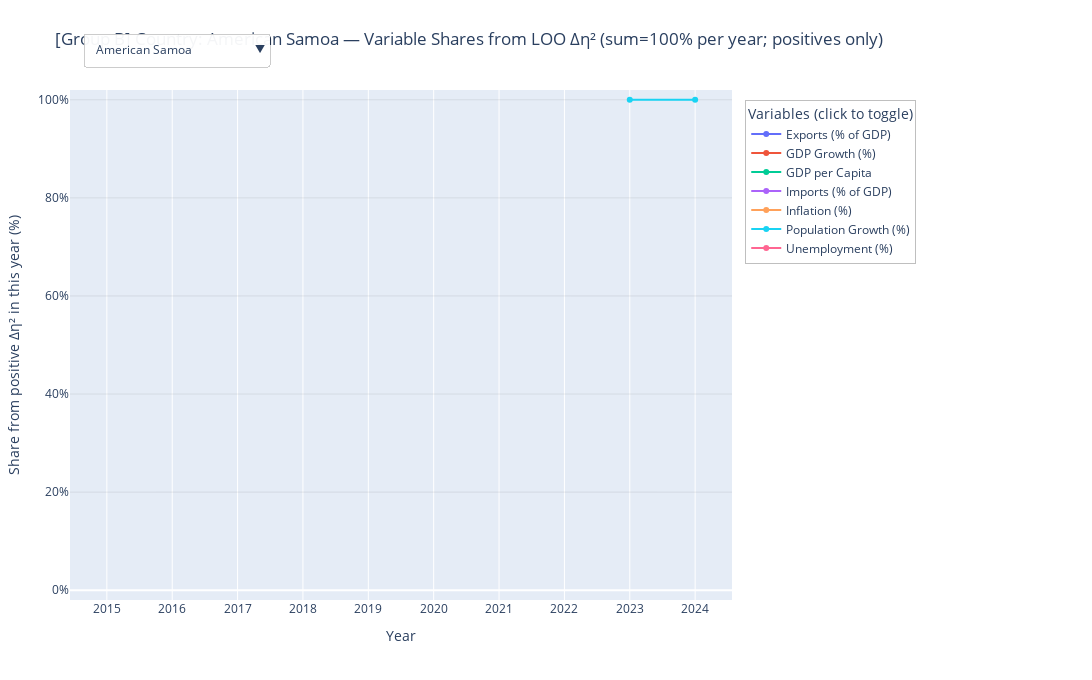

The cell this chart's notebook holds for it:
### Markdown cell above
## 2.2 B

### Code cell
# ============================
# Group A：每国×年×变量的 “去掉该国后该变量的 η² 损失(LOO Δη²)” 与占比
# - 计算 η² 时仍使用全体国家，以保持 A/B/C 分组可分性的含义
# - 仅为 Group A 国家产出明细与可视化
# - 不做任何填补
# ============================

import os
import numpy as np
import pandas as pd
import plotly.graph_objects as go

# ---------- 参数
TARGET_GROUP_PREFIX = "Group B"   # 只输出这个前缀的组别国家

# ---------- 读取数据
CANDIDATES = ["WDI_Grouped.csv", "/mnt/data/WDI_Grouped.csv"]
csv_path = next((p for p in CANDIDATES if os.path.exists(p)), None)
if csv_path is None:
    raise FileNotFoundError("WDI_Grouped.csv not found. Put it next to the notebook or in /mnt/data/")

df = pd.read_csv(csv_path)
assert "Country Name" in df.columns
assert "Year" in df.columns and "Group" in df.columns

df["Year"] = pd.to_numeric(df["Year"], errors="coerce").astype("Int64")
# 如需限制时间窗口，可打开下一行
# df = df[(df["Year"] >= 2015) & (df["Year"] <= 2024)].copy()

# ---------- 变量映射（按你的列名）
raw_to_label = {
    "Exports_GDP_percent": "Exports (% of GDP)",
    "GDP growth (annual %)": "GDP Growth (%)",
    "GDP_per_capita":      "GDP per Capita",
    "Imports_GDP_percent": "Imports (% of GDP)",
    "Inflation, consumer prices (annual %)": "Inflation (%)",
    "Population_growth_percent": "Population Growth (%)",
    "Unemployment, total (% of total labor force) (national estimate)": "Unemployment (%)",
}
ind_cols    = list(raw_to_label.keys())
disp_labels = [raw_to_label[c] for c in ind_cols]

# ---------- 转成长表（仅删除缺失，不做任何填补）
long = df[["Country Name", "Year", "Group", *ind_cols]].melt(
    id_vars=["Country Name", "Year", "Group"],
    value_vars=ind_cols,
    var_name="Variable_raw",
    value_name="Value"
).rename(columns={"Country Name": "Country"})
long["Variable"] = long["Variable_raw"].map(raw_to_label)
long = long[long["Value"].notna() & long["Group"].notna() & long["Country"].notna()].copy()
long["Value"] = long["Value"].astype(float)

# ---------- η² 计算（基于整体样本），并做“留一国”重算
def _eta2_from_stats(N, sum_x, sum_sq, mu, grp_n, grp_mu):
    ss_total   = sum_sq - N * (mu ** 2)
    if ss_total <= 0:
        return np.nan
    ss_between = float(np.sum(grp_n * (grp_mu - mu) ** 2))
    return ss_between / ss_total

def loo_eta2_contrib_one_panel(panel: pd.DataFrame, target_prefix: str):
    """
    panel: 单个 (Year, Variable) 的子表，列含 [Country, Group, Year, Variable, Value]
    返回：仅包含 Group 以 target_prefix 开头的国家的 LOO 结果
    """
    x = panel["Value"].to_numpy(float)
    g = panel["Group"].to_numpy(object)
    c = panel["Country"].to_numpy(object)

    N = x.shape[0]
    if N < 3:
        return pd.DataFrame(columns=[
            "Country","Group","Year","Variable","Value",
            "eta2_all","eta2_loo","delta_eta2","delta_eta2_pos"
        ])

    sum_x  = float(np.sum(x))
    sum_sq = float(np.sum(x * x))
    mu     = sum_x / N

    # 分组统计（基于整体样本）
    grp_df  = panel.groupby("Group", dropna=False)["Value"].agg(["count","mean"])
    grp_idx = grp_df.index.to_numpy(object)
    grp_n   = grp_df["count"].to_numpy(float)
    grp_mu  = grp_df["mean"].to_numpy(float)

    eta2_all = _eta2_from_stats(N, sum_x, sum_sq, mu, grp_n, grp_mu)

    # 只保留“要输出的行”的索引（属于目标组前缀）
    keep_idx = [i for i, gi in enumerate(g) if isinstance(gi, str) and gi.startswith(target_prefix)]
    if not keep_idx:
        return pd.DataFrame(columns=[
            "Country","Group","Year","Variable","Value",
            "eta2_all","eta2_loo","delta_eta2","delta_eta2_pos"
        ])

    # 准备查表
    g2n  = dict(zip(grp_idx, grp_n))
    g2mu = dict(zip(grp_idx, grp_mu))

    rows = []
    year_val = int(panel["Year"].iloc[0])
    var_val  = panel["Variable"].iloc[0]

    for i in keep_idx:
        xi  = x[i]
        gi  = g[i]
        ci  = c[i]

        N1 = N - 1
        if N1 < 2:
            eta2_loo = np.nan
        else:
            # 整体 after removing i
            sum_x1  = sum_x - xi
            sum_sq1 = sum_sq - xi * xi
            mu1     = sum_x1 / N1
            ss_total1 = sum_sq1 - N1 * (mu1 ** 2)

            if ss_total1 <= 0:
                eta2_loo = np.nan
            else:
                # 组间平方和 after removing i（仅该国所在组会变化）
                ss_between1 = 0.0
                for gj in grp_idx:
                    nj = g2n[gj]
                    muj = g2mu[gj]
                    if gj == gi:
                        if nj <= 1:  # 该组只剩这一个，移除后组空，跳过
                            continue
                        nj1  = nj - 1
                        muj1 = (nj * muj - xi) / nj1
                        ss_between1 += nj1 * (muj1 - mu1) ** 2
                    else:
                        ss_between1 += nj * (muj - mu1) ** 2

                eta2_loo = float(ss_between1 / ss_total1)

        delta = (eta2_all - eta2_loo) if (np.isfinite(eta2_all) and np.isfinite(eta2_loo)) else np.nan
        rows.append({
            "Country": ci,
            "Group":   gi,
            "Year":    year_val,
            "Variable": var_val,
            "Value":   xi,
            "eta2_all": eta2_all,
            "eta2_loo": eta2_loo,
            "delta_eta2": delta,
            "delta_eta2_pos": max(delta, 0.0) if np.isfinite(delta) else np.nan,
        })

    return pd.DataFrame(rows)

# ---------- 主循环：遍历 (Year, Variable) 面板，拼接仅 Group A 的行
parts = []
for (y, v), sub in long.groupby(["Year", "Variable"], sort=False):
    parts.append(loo_eta2_contrib_one_panel(
        sub[["Country","Group","Year","Variable","Value"]].copy(),
        TARGET_GROUP_PREFIX
    ))
country_eta_influence = pd.concat(parts, ignore_index=True)

# ---------- 在“国家×年”内把正向 Δη² 归一为占比（和=100）
country_eta_influence["sum_pos"] = (country_eta_influence
                                    .groupby(["Country","Year"])["delta_eta2_pos"]
                                    .transform("sum"))

country_eta_influence["share_pos_pct"] = np.where(
    (country_eta_influence["sum_pos"] > 0) & country_eta_influence["delta_eta2_pos"].notna(),
    country_eta_influence["delta_eta2_pos"] / country_eta_influence["sum_pos"] * 100.0,
    np.nan
)

# 只保留关心的列并排序
country_eta_influence = (country_eta_influence[[
    "Country","Year","Group","Variable","Value",
    "eta2_all","eta2_loo","delta_eta2","delta_eta2_pos","share_pos_pct"
]]
 .sort_values(["Country","Year","Variable"])
 .reset_index(drop=True))

# ---------- 宽表（每国×年一行，7 列是 share_pos_pct）
country_share_pct = (country_eta_influence
                     .pivot_table(index=["Country","Year"],
                                  columns="Variable",
                                  values="share_pos_pct",
                                  aggfunc="first")
                     .reset_index())

# ============================
# 可视化：仅列出 Group A 国家（按 share_pos_pct，和=100%/年）
# ============================
years_all = sorted(country_eta_influence["Year"].dropna().unique().astype(int).tolist())
countries = sorted(country_eta_influence["Country"].dropna().unique().tolist())
if not countries:
    raise ValueError(f"No countries in {TARGET_GROUP_PREFIX} after filtering.")

init_country = countries[0]

def arrays_for_country(country: str):
    ylist, cdlist = [], []
    cdf = country_eta_influence[country_eta_influence["Country"] == country]
    for var in disp_labels:
        vdf = cdf[cdf["Variable"] == var]
        mp_share = dict(zip(vdf["Year"], vdf["share_pos_pct"]))
        mp_val   = dict(zip(vdf["Year"], vdf["Value"]))
        mp_group = dict(zip(vdf["Year"], vdf["Group"]))
        mp_signed= dict(zip(vdf["Year"], vdf["delta_eta2"]))  # 便于 Hover 看正负
        y_arr, cd_arr = [], []
        for y in years_all:
            s = mp_share.get(y, np.nan)
            v = mp_val.get(y,   np.nan)
            g = mp_group.get(y, None)
            d = mp_signed.get(y, np.nan)
            y_arr.append(float(s) if pd.notna(s) else None)
            cd_arr.append([y,
                           (float(s) if pd.notna(s) else None),
                           (float(v) if pd.notna(v) else None),
                           g,
                           (float(d) if pd.notna(d) else None)])
        ylist.append(y_arr)
        cdlist.append(cd_arr)
    return ylist, cdlist

init_y, init_cd = arrays_for_country(init_country)
fig = go.Figure()

hover_tmpl = (
    "Year: %{customdata[0]}<br>"
    "Share (Δη²>0, normalized): %{customdata[1]:.2f}%<br>"
    "Value: %{customdata[2]:.6g}<br>"
    "Group: %{customdata[3]}<br>"
    "Signed Δη²: %{customdata[4]:.4f}<extra></extra>"
)

for i, var in enumerate(disp_labels):
    fig.add_trace(go.Scatter(
        x=years_all,
        y=init_y[i],
        customdata=init_cd[i],
        mode="lines+markers",
        name=var,
        hovertemplate=hover_tmpl,
        line=dict(width=2),
        marker=dict(size=6),
        connectgaps=False
    ))

buttons = []
for c in countries:
    ys, cds = arrays_for_country(c)
    buttons.append(dict(
        label=c,
        method="update",
        args=[
            {"y": ys, "customdata": cds},
            {"title": f"[{TARGET_GROUP_PREFIX}] Country: {c} — Variable Shares from LOO Δη² (sum=100% per year; positives only)"}
        ]
    ))

fig.update_layout(
    title=f"[{TARGET_GROUP_PREFIX}] Country: {init_country} — Variable Shares from LOO Δη² (sum=100% per year; positives only)",
    xaxis_title="Year",
    yaxis_title="Share from positive Δη² in this year (%)",
    xaxis=dict(
        tickmode="array",
        tickvals=years_all,
        ticktext=[str(y) for y in years_all],
        dtick=1,
        rangeslider=dict(visible=False),
        rangeselector=dict(visible=False)
    ),
    yaxis=dict(range=[-2, 102], ticksuffix="%", gridcolor="rgba(0,0,0,0.08)"),
    width=1120, height=680,
    margin=dict(l=70, r=360, t=90, b=80),
    legend=dict(
        title="Variables (click to toggle)",
        orientation="v",
        yanchor="top", y=0.98,
        xanchor="left", x=1.02,
        bgcolor="rgba(255,255,255,0.92)",
        bordercolor="rgba(0,0,0,0.25)", borderwidth=1,
        itemclick="toggle", itemdoubleclick="toggleothers",
        font=dict(size=12),
    ),
    hovermode="x",
    updatemenus=[dict(
        type="dropdown", direction="down", showactive=True,
        x=0.01, xanchor="left", y=1.12, yanchor="top",
        bgcolor="rgba(255,255,255,0.95)",
        bordercolor="rgba(0,0,0,0.2)", borderwidth=1,
        pad={"r": 6, "t": 4, "b": 4, "l": 6},
        buttons=buttons,
    )]
)

fig.show()

# ============================
# 输出数据表（按需保存）
# 1) country_eta_influence : Group A 国家×年×变量的 η²(all)、η²(-i)、Δη²、share_pos_pct
# 2) country_share_pct     : 宽表（画折线方便）
# ============================
# country_eta_influence.to_csv("groupA_country_eta_influence.csv", index=False)
# country_share_pct.to_csv("groupA_country_share_pct.csv", index=False)

### Figure 1 — Plotly figure (JSON) as saved in the notebook; plotly's stock layout.template omitted (floating-point values rounded to 4 significant figures; data arrays with more than 128 entries replaced by an {"elided": "..."} marker saying what was removed)
{"data": [{"connectgaps": false, "customdata": [[2015, null, null, null, null], [2016, null, null, null, null], [2017, null, null, null, null], [2018, null, null, null, null], [2019, null, null, null, null], [2020, null, null, null, null], [2021, null, null, null, null], [2022, null, null, null, null], [2023, null, null, null, null], [2024, null, null, null, null]], "hovertemplate": "Year: %{customdata[0]}<br>Share (Δη²>0, normalized): %{customdata[1]:.2f}%<br>Value: %{customdata[2]:.6g}<br>Group: %{customdata[3]}<br>Signed Δη²: %{customdata[4]:.4f}<extra></extra>", "line": {"width": 2}, "marker": {"size": 6}, "mode": "lines+markers", "name": "Exports (% of GDP)", "type": "scatter", "x": [2015, 2016, 2017, 2018, 2019, 2020, 2021, 2022, 2023, 2024], "y": [null, null, null, null, null, null, null, null, null, null]}, {"connectgaps": false, "customdata": [[2015, null, null, null, null], [2016, null, null, null, null], [2017, null, null, null, null], [2018, null, null, null, null], [2019, null, null, null, null], [2020, null, null, null, null], [2021, null, null, null, null], [2022, null, null, null, null], [2023, null, null, null, null], [2024, null, null, null, null]], "hovertemplate": "Year: %{customdata[0]}<br>Share (Δη²>0, normalized): %{customdata[1]:.2f}%<br>Value: %{customdata[2]:.6g}<br>Group: %{customdata[3]}<br>Signed Δη²: %{customdata[4]:.4f}<extra></extra>", "line": {"width": 2}, "marker": {"size": 6}, "mode": "lines+markers", "name": "GDP Growth (%)", "type": "scatter", "x": [2015, 2016, 2017, 2018, 2019, 2020, 2021, 2022, 2023, 2024], "y": [null, null, null, null, null, null, null, null, null, null]}, {"connectgaps": false, "customdata": [[2015, null, null, null, null], [2016, null, null, null, null], [2017, null, null, null, null], [2018, null, null, null, null], [2019, null, null, null, null], [2020, null, null, null, null], [2021, null, null, null, null], [2022, null, null, null, null], [2023, null, null, null, null], [2024, null, null, null, null]], "hovertemplate": "Year: %{customdata[0]}<br>Share (Δη²>0, normalized): %{customdata[1]:.2f}%<br>Value: %{customdata[2]:.6g}<br>Group: %{customdata[3]}<br>Signed Δη²: %{customdata[4]:.4f}<extra></extra>", "line": {"width": 2}, "marker": {"size": 6}, "mode": "lines+markers", "name": "GDP per Capita", "type": "scatter", "x": [2015, 2016, 2017, 2018, 2019, 2020, 2021, 2022, 2023, 2024], "y": [null, null, null, null, null, null, null, null, null, null]}, {"connectgaps": false, "customdata": [[2015, null, null, null, null], [2016, null, null, null, null], [2017, null, null, null, null], [2018, null, null, null, null], [2019, null, null, null, null], [2020, null, null, null, null], [2021, null, null, null, null], [2022, null, null, null, null], [2023, null, null, null, null], [2024, null, null, null, null]], "hovertemplate": "Year: %{customdata[0]}<br>Share (Δη²>0, normalized): %{customdata[1]:.2f}%<br>Value: %{customdata[2]:.6g}<br>Group: %{customdata[3]}<br>Signed Δη²: %{customdata[4]:.4f}<extra></extra>", "line": {"width": 2}, "marker": {"size": 6}, "mode": "lines+markers", "name": "Imports (% of GDP)", "type": "scatter", "x": [2015, 2016, 2017, 2018, 2019, 2020, 2021, 2022, 2023, 2024], "y": [null, null, null, null, null, null, null, null, null, null]}, {"connectgaps": false, "customdata": [[2015, null, null, null, null], [2016, null, null, null, null], [2017, null, null, null, null], [2018, null, null, null, null], [2019, null, null, null, null], [2020, null, null, null, null], [2021, null, null, null, null], [2022, null, null, null, null], [2023, null, null, null, null], [2024, null, null, null, null]], "hovertemplate": "Year: %{customdata[0]}<br>Share (Δη²>0, normalized): %{customdata[1]:.2f}%<br>Value: %{customdata[2]:.6g}<br>Group: %{customdata[3]}<br>Signed Δη²: %{customdata[4]:.4f}<extra></extra>", "line": {"width": 2}, "marker": {"size": 6}, "mode": "lines+markers", "name": "Inflation (%)", "type": "scatter", "x": [2015, 2016, 2017, 2018, 2019, 2020, 2021, 2022, 2023, 2024], "y": [null, null, null, null, null, null, null, null, null, null]}, {"connectgaps": false, "customdata": [[2015, null, null, null, null], [2016, null, null, null, null], [2017, null, null, null, null], [2018, null, null, null, null], [2019, null, null, null, null], [2020, null, null, null, null], [2021, null, null, null, null], [2022, null, null, null, null], [2023, 100, -1.713, "Group B: Transitional / Mixed", 0.02865], [2024, 100, -1.604, "Group B: Transitional / Mixed", 0.003324]], "hovertemplate": "Year: %{customdata[0]}<br>Share (Δη²>0, normalized): %{customdata[1]:.2f}%<br>Value: %{customdata[2]:.6g}<br>Group: %{customdata[3]}<br>Signed Δη²: %{customdata[4]:.4f}<extra></extra>", "line": {"width": 2}, "marker": {"size": 6}, "mode": "lines+markers", "name": "Population Growth (%)", "type": "scatter", "x": [2015, 2016, 2017, 2018, 2019, 2020, 2021, 2022, 2023, 2024], "y": [null, null, null, null, null, null, null, null, 100, 100]}, {"connectgaps": false, "customdata": [[2015, null, null, null, null], [2016, null, null, null, null], [2017, null, null, null, null], [2018, null, null, null, null], [2019, null, null, null, null], [2020, null, null, null, null], [2021, null, null, null, null], [2022, null, null, null, null], [2023, null, null, null, null], [2024, null, null, null, null]], "hovertemplate": "Year: %{customdata[0]}<br>Share (Δη²>0, normalized): %{customdata[1]:.2f}%<br>Value: %{customdata[2]:.6g}<br>Group: %{customdata[3]}<br>Signed Δη²: %{customdata[4]:.4f}<extra></extra>", "line": {"width": 2}, "marker": {"size": 6}, "mode": "lines+markers", "name": "Unemployment (%)", "type": "scatter", "x": [2015, 2016, 2017, 2018, 2019, 2020, 2021, 2022, 2023, 2024], "y": [null, null, null, null, null, null, null, null, null, null]}], "layout": {"height": 680, "hovermode": "x", "legend": {"bgcolor": "rgba(255,255,255,0.92)", "bordercolor": "rgba(0,0,0,0.25)", "borderwidth": 1, "font": {"size": 12}, "itemclick": "toggle", "itemdoubleclick": "toggleothers", "orientation": "v", "title": {"text": "Variables (click to toggle)"}, "x": 1.02, "xanchor": "left", "y": 0.98, "yanchor": "top"}, "margin": {"b": 80, "l": 70, "r": 360, "t": 90}, "title": {"text": "[Group B] Country: American Samoa — Variable Shares from LOO Δη² (sum=100% per year; positives only)"}, "updatemenus": [{"bgcolor": "rgba(255,255,255,0.95)", "bordercolor": "rgba(0,0,0,0.2)", "borderwidth": 1, "buttons": [{"args": [{"customdata": {"elided": "7x10x5 mixed values"}, "y": [[null, null, null, null, null, null, null, null, null, null], [null, null, null, null, null, null, null, null, null, null], [null, null, null, null, null, null, null, null, null, null], [null, null, null, null, null, null, null, null, null, null], [null, null, null, null, null, null, null, null, null, null], [null, null, null, null, null, null, null, null, 100, 100], [null, null, null, null, null, null, null, null, null, null]]}, {"title": "[Group B] Country: American Samoa — Variable Shares from LOO Δη² (sum=100% per year; positives only)"}], "label": "American Samoa", "method": "update"}, {"args": [{"customdata": {"elided": "7x10x5 mixed values"}, "y": [[null, null, null, null, null, null, null, null, null, 0], [null, null, null, null, null, null, null, null, null, 62.94], [null, null, null, null, null, null, null, null, null, 37.06], [null, null, null, null, null, null, null, null, null, 0], [null, null, null, null, null, null, null, null, null, 0], [null, null, null, null, null, null, null, null, null, 0], [null, null, null, null, null, null, null, null, null, null]]}, {"title": "[Group B] Country: Australia — Variable Shares from LOO Δη² (sum=100% per year; positives only)"}], "label": "Australia", "method": "update"}, {"args": [{"customdata": {"elided": "7x10x5 mixed values"}, "y": [[null, null, null, null, null, null, null, null, null, 8.079], [null, null, null, null, null, null, null, null, null, 0], [null, null, null, null, null, null, null, null, null, 22.87], [null, null, null, null, null, null, null, null, null, 0], [null, null, null, null, null, null, null, null, null, 69.05], [null, null, null, null, null, null, null, null, null, 0], [null, null, null, null, null, null, null, null, null, null]]}, {"title": "[Group B] Country: Brunei Darussalam — Variable Shares from LOO Δη² (sum=100% per year; positives only)"}], "label": "Brunei Darussalam", "method": "update"}, {"args": [{"customdata": {"elided": "7x10x5 mixed values"}, "y": [[0, 0, 0, 0, 0, 0, 0, 0.4849, 0, null], [18.45, 0, 19.37, 94.2, 0, 0.1547, 1.117, 38.44, 0, null], [0, 100, 0.1463, 0.04294, 0, 0, 0, 0, 0, null], [0, 0, 0, 0, 0, 0, 0, 0, 0, null], [0, 0, 10.54, 0, 0, 28.34, 0, 0, 100, null], [3.721, 0, 10.59, 5.752, 100, 10.51, 98.88, 61.08, 0, null], [77.83, 0, 59.35, null, 0, 60.99, 0, null, null, null]]}, {"title": "[Group B] Country: Cambodia — Variable Shares from LOO Δη² (sum=100% per year; positives only)"}], "label": "Cambodia", "method": "update"}, {"args": [{"customdata": {"elided": "7x10x5 mixed values"}, "y": [[null, null, null, null, null, null, null, null, null, 0], [null, null, null, null, null, null, null, null, null, 0], [null, null, null, null, null, null, null, null, null, 23.13], [null, null, null, null, null, null, null, null, null, 0], [null, null, null, null, null, null, null, null, null, 67.16], [null, null, null, null, null, null, null, null, null, 9.715], [null, null, null, null, null, null, null, null, null, null]]}, {"title": "[Group B] Country: China — Variable Shares from LOO Δη² (sum=100% per year; positives only)"}], "label": "China", "method": "update"}, {"args": [{"customdata": {"elided": "7x10x5 mixed values"}, "y": [[null, null, null, null, null, null, null, null, null, null], [null, null, null, null, null, null, null, null, null, 0], [null, null, null, null, null, null, null, null, null, 100], [null, null, null, null, null, null, null, null, null, null], [null, null, null, null, null, null, null, null, null, 0], [null, null, null, null, null, null, null, null, null, 0], [null, null, null, null, null, null, null, null, null, null]]}, {"title": "[Group B] Country: Fiji — Variable Shares from LOO Δη² (sum=100% per year; positives only)"}], "label": "Fiji", "method": "update"}, {"args": [{"customdata": {"elided": "7x10x5 mixed values"}, "y": [[null, null, null, null, null, null, null, null, null, null], [null, null, null, null, null, null, null, null, null, null], [null, null, null, null, null, null, null, null, null, null], [null, null, null, null, null, null, null, null, null, null], [null, null, null, null, null, null, null, null, null, null], [null, null, null, null, null, null, null, null, null, 100], [null, null, null, null, null, null, null, null, null, null]]}, {"title": "[Group B] Country: French Polynesia — Variable Shares from LOO Δη² (sum=100% per year; positives only)"}], "label": "French Polynesia", "method": "update"}, {"args": [{"customdata": {"elided": "7x10x5 mixed values"}, "y": [[null, null, null, null, null, null, null, null, null, null], [null, null, null, null, null, null, null, null, null, null], [null, null, null, null, null, null, null, null, null, null], [null, null, null, null, null, null, null, null, null, null], [null, null, null, null, null, null, null, null, null, null], [null, null, null, null, null, null, null, null, null, null], [null, null, null, null, null, null, null, null, null, null]]}, {"title": "[Group B] Country: Guam — Variable Shares from LOO Δη² (sum=100% per year; positives only)"}], "label": "Guam", "method": "update"}, {"args": [{"customdata": {"elided": "7x10x5 mixed values"}, "y": [[null, null, null, null, null, null, null, null, null, 19.62], [null, null, null, null, null, null, null, null, null, 7.616], [null, null, null, null, null, null, null, null, null, 7.888], [null, null, null, null, null, null, null, null, null, 47.04], [null, null, null, null, null, null, null, null, null, 13.92], [null, null, null, null, null, null, null, null, null, 3.92], [null, null, null, null, null, null, null, null, null, null]]}, {"title": "[Group B] Country: Hong Kong SAR, China — Variable Shares from LOO Δη² (sum=100% per year; positives only)"}], "label": "Hong Kong SAR, China", "method": "update"}, {"args": [{"customdata": {"elided": "7x10x5 mixed values"}, "y": [[34.44, 23.12, 0, 10.13, 0, 0, 0, 0, 0, null], [0, 7.341, 0, 0, 0, 0.0475, 0.6616, 0, 0, null], [0, 0, 0, 0, 0, 0, 0, 0, 0, null], [65.56, 47.81, 61.44, 89.87, 100, 55.35, 55.88, 100, 47.82, null], [0, 21.72, 0, 0, 0, 0, 0, 0, 7.313, null], [0, 0, 0, 0, 0, 0, 0, 0, 44.87, null], [0, 0, 38.56, 0, 0, 44.6, 43.46, 0, 0, null]]}, {"title": "[Group B] Country: Japan — Variable Shares from LOO Δη² (sum=100% per year; positives only)"}], "label": "Japan", "method": "update"}, {"args": [{"customdata": {"elided": "7x10x5 mixed values"}, "y": [[null, null, null, null, null, null, null, null, null, 0], [null, null, null, null, null, null, null, null, null, 0], [null, null, null, null, null, null, null, null, null, 35.31], [null, null, null, null, null, null, null, null, null, 64.69], [null, null, null, null, null, null, null, null, null, null], [null, null, null, null, null, null, null, null, null, 0], [null, null, null, null, null, null, null, null, null, null]]}, {"title": "[Group B] Country: Kiribati — Variable Shares from LOO Δη² (sum=100% per year; positives only)"}], "label": "Kiribati", "method": "update"}, {"args": [{"customdata": {"elided": "7x10x5 mixed values"}, "y": [[null, null, null, null, null, null, null, null, null, null], [null, null, null, null, null, null, null, null, null, null], [null, null, null, null, null, null, null, null, null, null], [null, null, null, null, null, null, null, null, null, null], [null, null, null, null, null, null, null, null, null, null], [null, null, null, null, null, null, null, null, 100, 100], [null, null, null, null, null, null, null, null, null, null]]}, {"title": "[Group B] Country: Korea, Dem. People's Rep. — Variable Shares from LOO Δη² (sum=100% per year; positives only)"}], "label": "Korea, Dem. People's Rep.", "method": "update"}, {"args": [{"customdata": {"elided": "7x10x5 mixed values"}, "y": [[null, null, null, null, null, null, null, null, null, null], [null, null, null, null, null, null, null, null, null, null], [null, null, null, null, null, null, null, null, null, null], [null, null, null, null, null, null, null, null, null, null], [null, null, null, null, null, null, null, null, null, 70.26], [null, null, null, null, null, null, null, null, null, 29.74], [null, null, null, null, null, null, null, null, null, null]]}, {"title": "[Group B] Country: Korea, Rep. — Variable Shares from LOO Δη² (sum=100% per year; positives only)"}], "label": "Korea, Rep.", "method": "update"}, {"args": [{"customdata": {"elided": "7x10x5 mixed values"}, "y": [[33.85, null, null, null, null, null, null, null, null, null], [48.47, null, null, null, null, null, null, null, null, null], [0, null, null, null, null, null, null, null, null, null], [7.981, null, null, null, null, null, null, null, null, null], [0, null, null, null, null, null, null, null, null, null], [9.693, null, null, null, null, null, null, null, null, null], [null, null, null, null, null, null, null, null, null, null]]}, {"title": "[Group B] Country: Lao PDR — Variable Shares from LOO Δη² (sum=100% per year; positives only)"}], "label": "Lao PDR", "method": "update"}, {"args": [{"customdata": {"elided": "7x10x5 mixed values"}, "y": [[null, null, null, null, null, null, null, null, null, 49.7], [null, null, null, null, null, null, null, null, null, 0], [null, null, null, null, null, null, null, null, null, 50.3], [null, null, null, null, null, null, null, null, null, 0], [null, null, null, null, null, null, null, null, null, null], [null, null, null, null, null, null, null, null, null, 0], [null, null, null, null, null, null, null, null, null, null]]}, {"title": "[Group B] Country: Macao SAR, China — Variable Shares from LOO Δη² (sum=100% per year; positives only)"}], "label": "Macao SAR, China", "method": "update"}, {"args": [{"customdata": {"elided": "7x10x5 mixed values"}, "y": [[null, null, null, null, null, null, null, null, null, 9.766], [null, null, null, null, null, null, null, null, null, 0], [null, null, null, null, null, null, null, null, null, 37.46], [null, null, null, null, null, null, null, null, null, 0], [null, null, null, null, null, null, null, null, null, 52.77], [null, null, null, null, null, null, null, null, null, 0], [null, null, null, null, null, null, null, null, null, null]]}, {"title": "[Group B] Country: Malaysia — Variable Shares from LOO Δη² (sum=100% per year; positives only)"}], "label": "Malaysia", "method": "update"}, {"args": [{"customdata": {"elided": "7x10x5 mixed values"}, "y": [[null, null, null, null, null, null, null, null, null, null], [null, null, null, null, null, null, null, null, null, 19.46], [null, null, null, null, null, null, null, null, null, 30.1], [null, null, null, null, null, null, null, null, null, null], [null, null, null, null, null, null, null, null, null, null], [null, null, null, null, null, null, null, null, null, 50.44], [null, null, null, null, null, null, null, null, null, null]]}, {"title": "[Group B] Country: Marshall Islands — Variable Shares from LOO Δη² (sum=100% per year; positives only)"}], "label": "Marshall Islands", "method": "update"}, {"args": [{"customdata": {"elided": "7x10x5 mixed values"}, "y": [[null, null, null, null, null, null, null, null, null, 0], [null, null, null, null, null, null, null, null, null, 67.17], [null, null, null, null, null, null, null, null, null, 32.16], [null, null, null, null, null, null, null, null, null, 0], [null, null, null, null, null, null, null, null, null, null], [null, null, null, null, null, null, null, null, null, 0.6722], [null, null, null, null, null, null, null, null, null, null]]}, {"title": "[Group B] Country: Micronesia, Fed. Sts. — Variable Shares from LOO Δη² (sum=100% per year; positives only)"}], "label": "Micronesia, Fed. Sts.", "method": "update"}, {"args": [{"customdata": {"elided": "7x10x5 mixed values"}, "y": [[0, 0, 0, 0, 0, 0, 7.073, 10.04, 0, null], [0, 39.57, 52.19, 99.28, 4.66, 0, 0, 33.5, 0, null], [0, 0, 0, 0, 0, 0, 0, 0, 0, null], [100, 0.3451, 0, 0, 0, 0, 0, 0, 0, null], [0, 60.08, 0, 0, 86.01, 76.34, 0, 0, 0, null], [0, 0, 47.81, 0.7215, 9.328, 23.66, 92.93, 56.47, 0, null], [0, 0, 0, 0, 0, 0, 0, 0, 100, null]]}, {"title": "[Group B] Country: Mongolia — Variable Shares from LOO Δη² (sum=100% per year; positives only)"}], "label": "Mongolia", "method": "update"}, {"args": [{"customdata": {"elided": "7x10x5 mixed values"}, "y": [[null, null, null, null, null, null, null, null, null, null], [null, null, null, null, null, null, null, null, null, 86.36], [null, null, null, null, null, null, null, null, null, 13.64], [null, null, null, null, null, null, null, null, null, null], [null, null, null, null, null, null, null, null, null, null], [null, null, null, null, null, null, null, null, null, 0], [null, null, null, null, null, null, null, null, null, null]]}, {"title": "[Group B] Country: Myanmar — Variable Shares from LOO Δη² (sum=100% per year; positives only)"}], "label": "Myanmar", "method": "update"}, {"args": [{"customdata": {"elided": "7x10x5 mixed values"}, "y": [[null, null, null, null, null, null, null, null, null, 0], [null, null, null, null, null, null, null, null, null, 24.72], [null, null, null, null, null, null, null, null, null, 17.36], [null, null, null, null, null, null, null, null, null, 57.92], [null, null, null, null, null, null, null, null, null, null], [null, null, null, null, null, null, null, null, null, 0], [null, null, null, null, null, null, null, null, null, null]]}, {"title": "[Group B] Country: Nauru — Variable Shares from LOO Δη² (sum=100% per year; positives only)"}], "label": "Nauru", "method": "update"}, {"args": [{"customdata": {"elided": "7x10x5 mixed values"}, "y": [[57.54, 37.86, null, null, null, null, null, null, null, null], [null, null, null, null, null, null, null, null, null, null], [null, null, null, null, null, null, null, null, null, null], [42.46, 37.09, null, null, null, null, null, null, null, null], [0, 25.04, null, null, null, null, null, null, null, null], [0, 0, null, null, null, null, null, null, null, null], [null, null, null, null, null, null, null, null, null, null]]}, {"title": "[Group B] Country: New Caledonia — Variable Shares from LOO Δη² (sum=100% per year; positives only)"}], "label": "New Caledonia", "method": "update"}, {"args": [{"customdata": {"elided": "7x10x5 mixed values"}, "y": [[null, null, null, null, null, null, null, null, null, null], [null, null, null, null, null, null, null, null, null, 72.24], [null, null, null, null, null, null, null, null, null, 27.76], [null, null, null, null, null, null, null, null, null, null], [null, null, null, null, null, null, null, null, null, 0], [null, null, null, null, null, null, null, null, null, 0], [null, null, null, null, null, null, null, null, null, null]]}, {"title": "[Group B] Country: New Zealand — Variable Shares from LOO Δη² (sum=100% per year; positives only)"}], "label": "New Zealand", "method": "update"}, {"args": [{"customdata": {"elided": "7x10x5 mixed values"}, "y": [[null, null, null, null, null, null, null, null, null, null], [null, null, null, null, null, null, null, null, null, null], [null, null, null, null, null, null, null, null, null, null], [null, null, null, null, null, null, null, null, null, null], [null, null, null, null, null, null, null, null, null, null], [null, null, null, null, null, null, null, null, 100, 100], [null, null, null, null, null, null, null, null, null, null]]}, {"title": "[Group B] Country: Northern Mariana Islands — Variable Shares from LOO Δη² (sum=100% per year; positives only)"}], "label": "Northern Mariana Islands", "method": "update"}, {"args": [{"customdata": {"elided": "7x10x5 mixed values"}, "y": [[null, null, null, null, null, null, null, null, null, null], [null, null, null, null, null, null, null, null, null, null], [null, null, null, null, null, null, null, null, null, null], [null, null, null, null, null, null, null, null, null, null], [null, null, null, null, null, null, null, null, null, 64.9], [null, null, null, null, null, null, null, null, null, 35.1], [null, null, null, null, null, null, null, null, null, null]]}, {"title": "[Group B] Country: Palau — Variable Shares from LOO Δη² (sum=100% per year; positives only)"}], "label": "Palau", "method": "update"}, {"args": [{"customdata": {"elided": "7x10x5 mixed values"}, "y": [[null, null, null, null, null, null, null, null, null, null], [null, null, null, null, null, null, null, null, null, 0], [null, null, null, null, null, null, null, null, null, 27.69], [null, null, null, null, null, null, null, null, null, null], [null, null, null, null, null, null, null, null, null, 72.31], [null, null, null, null, null, null, null, null, null, 0], [null, null, null, null, null, null, null, null, null, null]]}, {"title": "[Group B] Country: Papua New Guinea — Variable Shares from LOO Δη² (sum=100% per year; positives only)"}], "label": "Papua New Guinea", "method": "update"}, {"args": [{"customdata": {"elided": "7x10x5 mixed values"}, "y": [[null, null, null, null, null, null, null, null, null, 0], [null, null, null, null, null, null, null, null, null, 0], [null, null, null, null, null, null, null, null, null, 100], [null, null, null, null, null, null, null, null, null, 0], [null, null, null, null, null, null, null, null, null, 0], [null, null, null, null, null, null, null, null, null, 0], [null, null, null, null, null, null, null, null, null, null]]}, {"title": "[Group B] Country: Philippines — Variable Shares from LOO Δη² (sum=100% per year; positives only)"}], "label": "Philippines", "method": "update"}, {"args": [{"customdata": {"elided": "7x10x5 mixed values"}, "y": [[null, null, null, null, null, null, null, null, null, 0], [null, null, null, null, null, null, null, null, null, 0], [null, null, null, null, null, null, null, null, null, 52.37], [null, null, null, null, null, null, null, null, null, 0], [null, null, null, null, null, null, null, null, null, 47.63], [null, null, null, null, null, null, null, null, null, 0], [null, null, null, null, null, null, null, null, null, null]]}, {"title": "[Group B] Country: Samoa — Variable Shares from LOO Δη² (sum=100% per year; positives only)"}], "label": "Samoa", "method": "update"}, {"args": [{"customdata": {"elided": "7x10x5 mixed values"}, "y": [[null, null, null, null, null, null, null, null, null, 26.36], [null, null, null, null, null, null, null, null, null, 0], [null, null, null, null, null, null, null, null, null, 11.96], [null, null, null, null, null, null, null, null, null, 54.69], [null, null, null, null, null, null, null, null, null, 6.981], [null, null, null, null, null, null, null, null, null, 0], [null, null, null, null, null, null, null, null, null, null]]}, {"title": "[Group B] Country: Singapore — Variable Shares from LOO Δη² (sum=100% per year; positives only)"}], "label": "Singapore", "method": "update"}, {"args": [{"customdata": {"elided": "7x10x5 mixed values"}, "y": [[null, null, null, null, null, null, null, null, null, null], [null, null, null, null, null, null, null, null, null, 45.6], [null, null, null, null, null, null, null, null, null, 54.4], [null, null, null, null, null, null, null, null, null, null], [null, null, null, null, null, null, null, null, null, null], [null, null, null, null, null, null, null, null, null, 0], [null, null, null, null, null, null, null, null, null, null]]}, {"title": "[Group B] Country: Solomon Islands — Variable Shares from LOO Δη² (sum=100% per year; positives only)"}], "label": "Solomon Islands", "method": "update"}, {"args": [{"customdata": {"elided": "7x10x5 mixed values"}, "y": [[null, null, null, null, null, null, null, null, null, 4.993], [null, null, null, null, null, null, null, null, null, 19.57], [null, null, null, null, null, null, null, null, null, 21.94], [null, null, null, null, null, null, null, null, null, 0], [null, null, null, null, null, null, null, null, null, 45.12], [null, null, null, null, null, null, null, null, null, 8.378], [null, null, null, null, null, null, null, null, null, null]]}, {"title": "[Group B] Country: Thailand — Variable Shares from LOO Δη² (sum=100% per year; positives only)"}], "label": "Thailand", "method": "update"}, {"args": [{"customdata": {"elided": "7x10x5 mixed values"}, "y": [[null, null, null, null, null, null, null, null, null, null], [null, null, null, null, null, null, null, null, null, 61.83], [null, null, null, null, null, null, null, null, null, 18.45], [null, null, null, null, null, null, null, null, null, null], [null, null, null, null, null, null, null, null, null, 19.73], [null, null, null, null, null, null, null, null, null, 0], [null, null, null, null, null, null, null, null, null, null]]}, {"title": "[Group B] Country: Timor-Leste — Variable Shares from LOO Δη² (sum=100% per year; positives only)"}], "label": "Timor-Leste", "method": "update"}, {"args": [{"customdata": {"elided": "7x10x5 mixed values"}, "y": [[null, null, null, null, null, null, null, null, null, null], [null, null, null, null, null, null, null, null, null, null], [null, null, null, null, null, null, null, null, null, null], [null, null, null, null, null, null, null, null, null, null], [null, null, null, null, null, null, null, null, null, 0], [null, null, null, null, null, null, null, null, null, 100], [null, null, null, null, null, null, null, null, null, null]]}, {"title": "[Group B] Country: Tonga — Variable Shares from LOO Δη² (sum=100% per year; positives only)"}], "label": "Tonga", "method": "update"}, {"args": [{"customdata": {"elided": "7x10x5 mixed values"}, "y": [[null, null, null, null, null, null, null, null, null, null], [null, null, null, null, null, null, null, null, null, null], [null, null, null, null, null, null, null, null, null, null], [null, null, null, null, null, null, null, null, null, null], [null, null, null, null, null, null, null, null, null, null], [null, null, null, null, null, null, null, null, null, 100], [null, null, null, null, null, null, null, null, null, null]]}, {"title": "[Group B] Country: Tuvalu — Variable Shares from LOO Δη² (sum=100% per year; positives only)"}], "label": "Tuvalu", "method": "update"}, {"args": [{"customdata": {"elided": "7x10x5 mixed values"}, "y": [[null, null, null, null, null, null, null, null, null, null], [null, null, null, null, null, null, null, null, null, 0], [null, null, null, null, null, null, null, null, null, 100], [null, null, null, null, null, null, null, null, null, null], [null, null, null, null, null, null, null, null, null, null], [null, null, null, null, null, null, null, null, null, 0], [null, null, null, null, null, null, null, null, null, null]]}, {"title": "[Group B] Country: Vanuatu — Variable Shares from LOO Δη² (sum=100% per year; positives only)"}], "label": "Vanuatu", "method": "update"}], "direction": "down", "pad": {"b": 4, "l": 6, "r": 6, "t": 4}, "showactive": true, "type": "dropdown", "x": 0.01, "xanchor": "left", "y": 1.12, "yanchor": "top"}], "width": 1120, "xaxis": {"dtick": 1, "rangeselector": {"visible": false}, "rangeslider": {"visible": false}, "tickmode": "array", "ticktext": ["2015", "2016", "2017", "2018", "2019", "2020", "2021", "2022", "2023", "2024"], "tickvals": [2015, 2016, 2017, 2018, 2019, 2020, 2021, 2022, 2023, 2024], "title": {"text": "Year"}}, "yaxis": {"gridcolor": "rgba(0,0,0,0.08)", "range": [-2, 102], "ticksuffix": "%", "title": {"text": "Share from positive Δη² in this year (%)"}}}}
